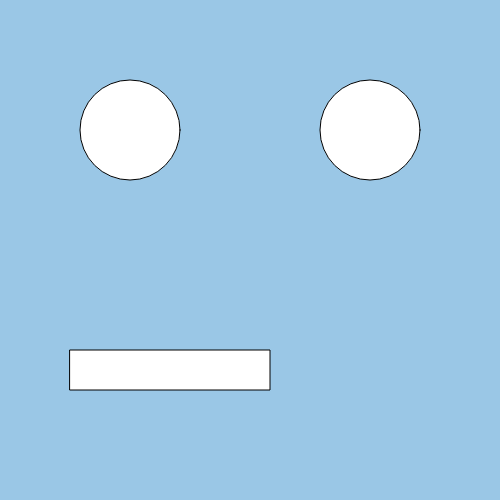
Frame 1 (no input)
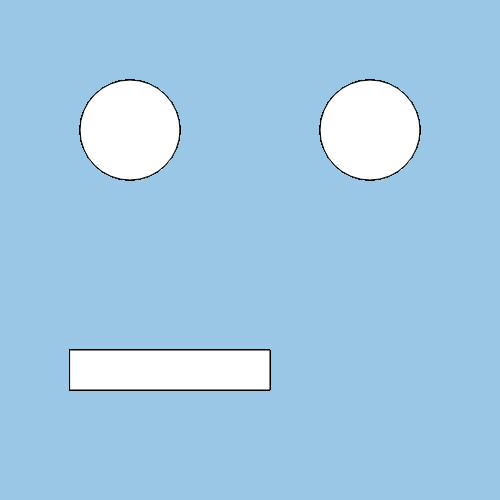
Frame 60 (no input)
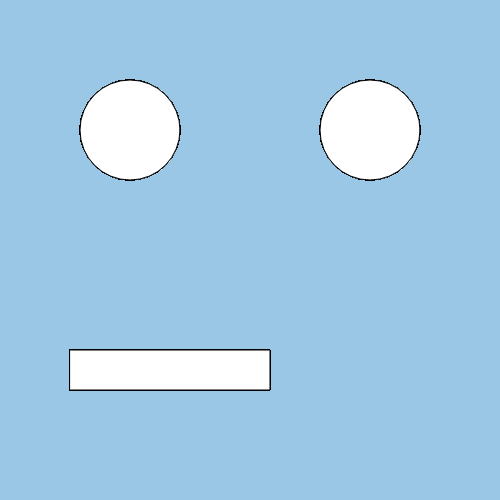
Frame 120 (the mouse pressed at the canvas centre since frame 60)

The p5.js sketch that drew these frames (run headless with seeded random() and noise() and a simulated clock; from frame 60 on, the mouse is pressed at the canvas centre):

// p5.js sketch
// ── sketch.js
var mouthX = 50; 
var mouthY = 300;
var mouthW = 200;
var mouthH = 40

function setup() {
//Create a canvas so the all drawings show up in browser window  
//width, height
createCanvas(500,500);

//Making Colors
//(Red, Green, Blue)
//(R, G, B)
background(0, 0, 0);
//makes black, because black is the absence of light
background(154, 199, 230);
// red
//Hue, Saturation, 
    
  console.log("width : " + width + "    height: " + height);
    
}

function draw() {
//ellipse(x, y, x width, y width)
  ellipse();
  //ellipse(10,10, 5, 5)  
  ellipse(130, 130, 100, 100)
  ellipse(370,130, 100, 100)
  // ellipse(250, 250, 200, 200 )
  
 // rect(80, 400, 340, 60);
    rect(70, 350, mouthW, mouthH);
    //same exact rectangle
    
//line(80, 400, 340, 1);
    //line(mouthX, 320, 450, 320);
   // line(mouthX, mouthY + mouthH/2, mouthX + mouthW, mouthy + mouthH/2 ); 
}
